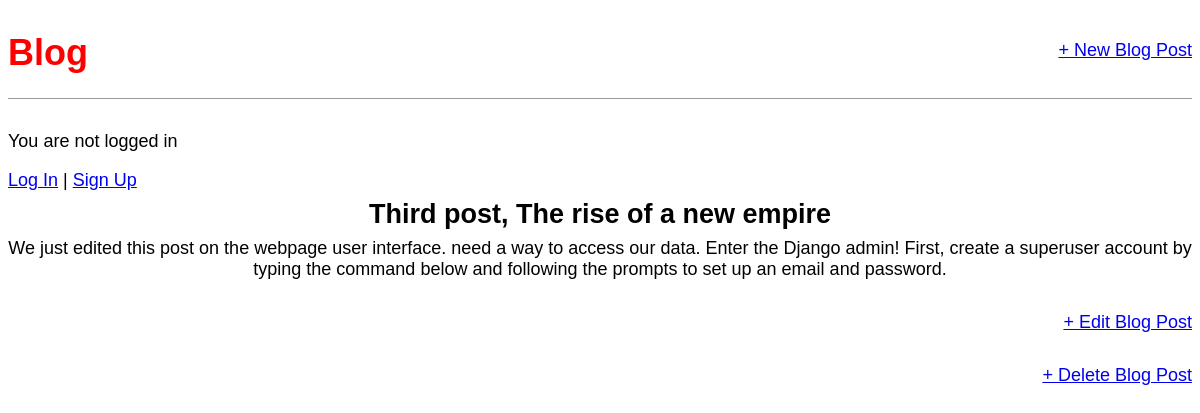
Screenshot of /post/3/ with the database file from the repository.
### blog/models.py (models this page shows, shortened)
class Post(models.Model):
    title = models.CharField(max_length=200)
    author = models.ForeignKey(
        "auth.User",
        on_delete=models.CASCADE,
    )
    body = models.TextField()

### blog/views.py (the view)
# urls.py: path("post/<int:pk>/", BlogDetailView.as_view(), name="post_detail"),
class BlogDetailView(DetailView):
    model = Post
    template_name = "post_detail.html"

### templates/post_detail.html (shortened to what this page needs)
{% extends "base.html" %}
{% block body %}
<div class="post-detail">
    <h2>{{ post.title }}</h2>
    <p>{{ post.body }}</p>
    <div class="post-edit">
        <a href="{% url 'post_edit'  post.pk %}">+ Edit Blog Post</a>
    </div>
    <div class="post-delete">
        <a href="{% url 'post_delete'  post.pk %}">+ Delete Blog Post</a>
    </div>
</div>
{% endblock body %}

### static/css/base.css (style rules this page uses)
body { font-family: sans-serif; font-size: 18px; }
.nav-right, .post-edit, .post-delete { padding-top: 2rem; text-align: right; }
.post-entry h2, .post-detail h2 { margin: 0.5rem 0; }
.post-entry p, .post-detail p { margin: 0; font-weight: 400; }
.post-detail { text-align: center; margin-bottom: 2rem; }

### rows the page displays
Post: title "Third post, The rise of a new empire", body "We just edited this post on the webpage user interface. need a way to access our data. Enter the Django admin! First, create a superuser account by typing the command below and following the prompts to set up an email and password."
